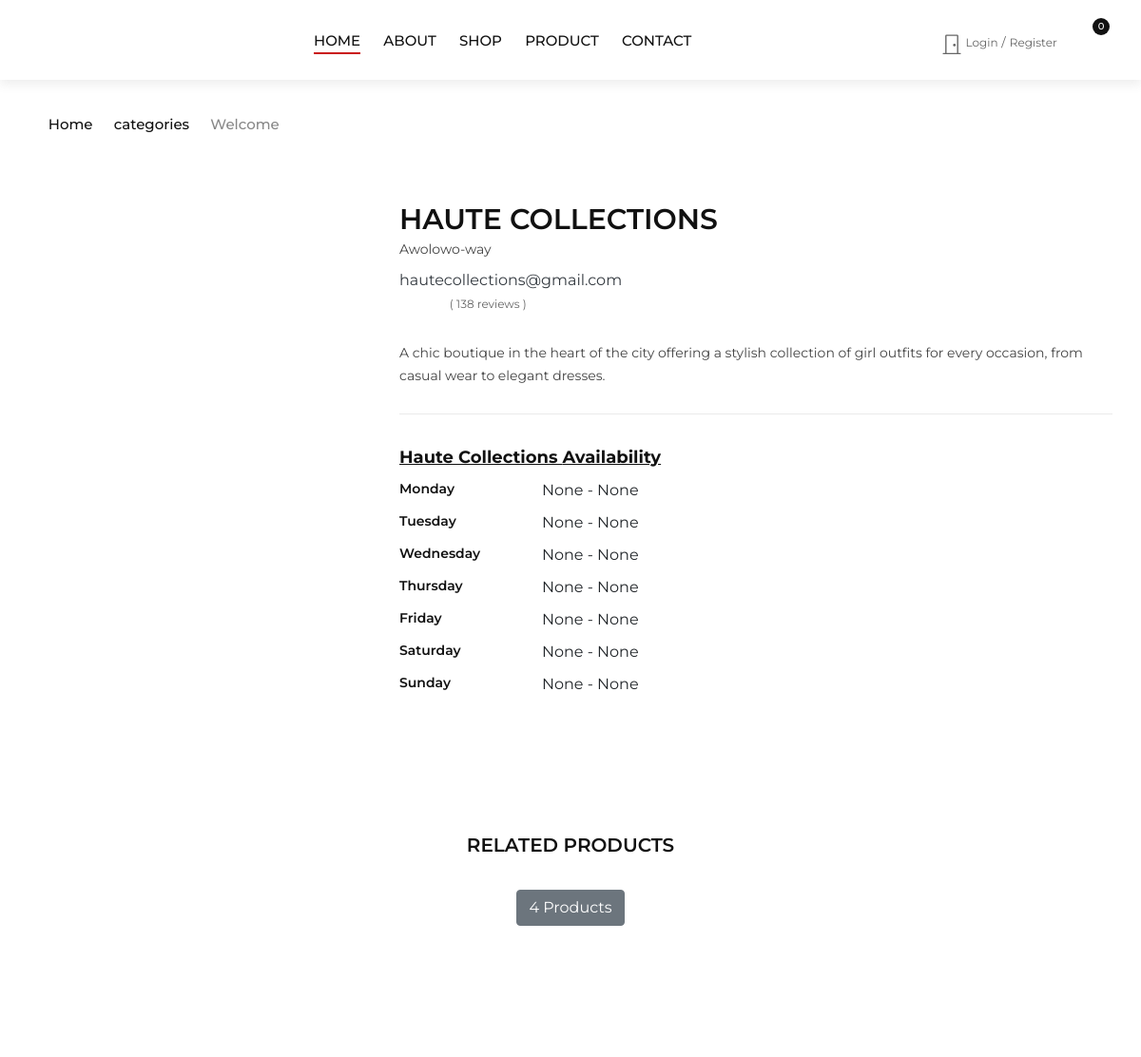
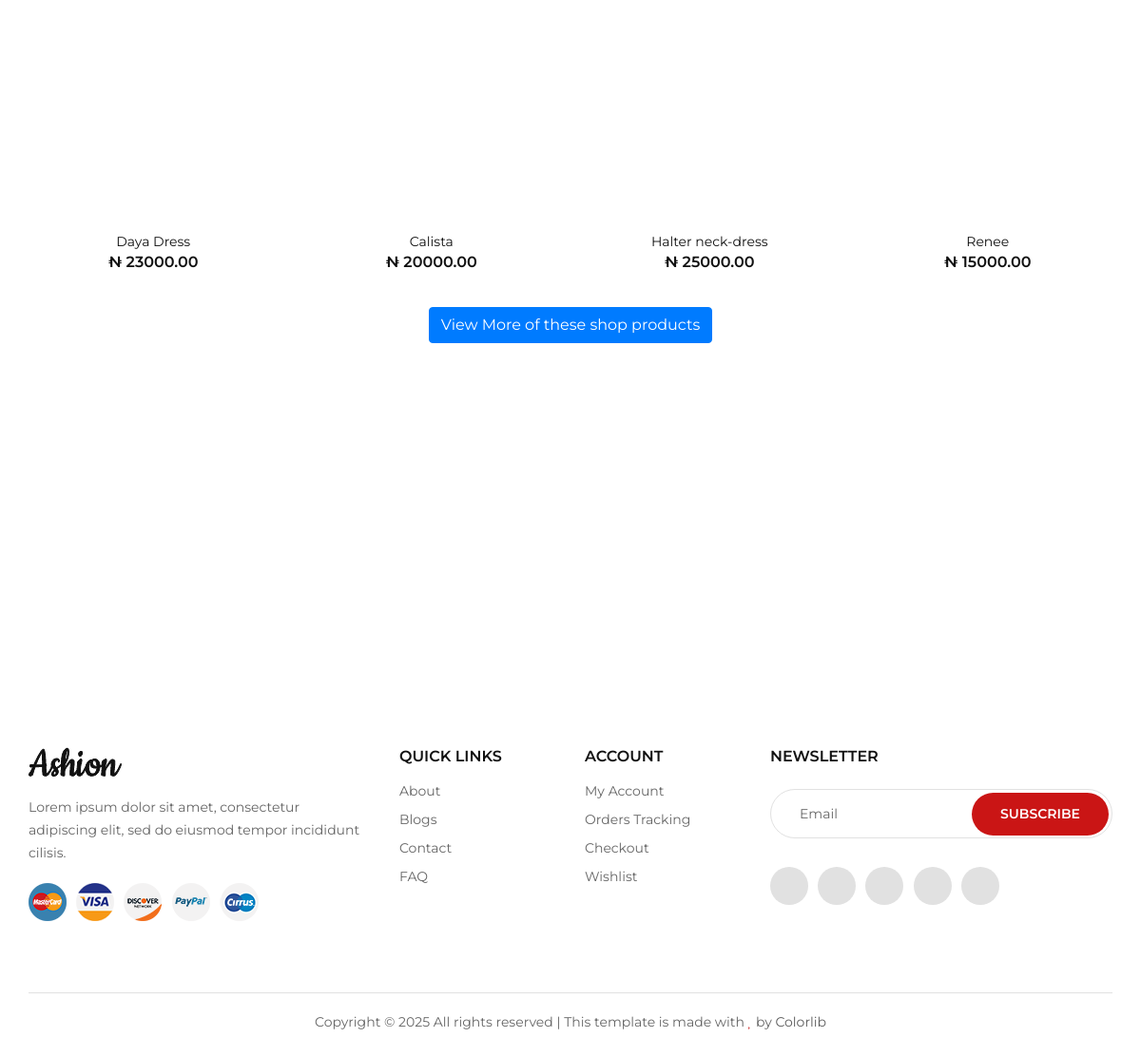
The app's page /wallet/shop/haute/ with its own data (2 pictures, top to bottom).
### walletapp/models.py (models this page shows, shortened)
class Shop(models.Model):
    FEATURE = 'Feature'
    NO_FEATURE = 'No Feature'
    CHOOSE = ''
    APPEAR_HOME_FIELD=[
        (FEATURE, 'Appear on home'),
        (NO_FEATURE, "Don't show on home"),
        (CHOOSE, 'Please Choose')
    ]
    shop_name = models.CharField(max_length=100, verbose_name='Shop Name')
    slug = models.SlugField(unique=True)
    user = models.ForeignKey(settings.AUTH_USER_MODEL, on_delete=models.CASCADE)
    address = models.CharField(max_length=500, verbose_name='Address')
    email = models.EmailField(null=True, blank=True, verbose_name='Shop Email')
    shop_image = models.ImageField(upload_to='shop-images', null=True, blank=True)
    instagram = models.URLField(null=True, blank=True, verbose_name='Shop Instagram', help_text="The Instagram must be of the shop, not personal")
    phone_number = models.CharField(max_length=20, null=True, blank=True)
    shop_bio= HTMLField()
    category = models.ForeignKey('Categories', on_delete=models.CASCADE)
    appear_home = models.CharField(max_length=50, choices=APPEAR_HOME_FIELD, default=CHOOSE)
    featured_shop = models.BooleanField()
    popular_shop = models.BooleanField(null=True)
    monday_start_time = models.TimeField(null=True, blank=True)
    monday_end_time = models.TimeField(null=True, blank=True)
    tuesday_start_time = models.TimeField(null=True, blank=True)
    tuesday_end_time = models.TimeField(null=True, blank=True)
    wednesday_start_time = models.TimeField(null=True, blank=True)
    wednesday_end_time = models.TimeField(null=True, blank=True)
    thursday_start_time = models.TimeField(null=True, blank=True)
    thursday_end_time = models.TimeField(null=True, blank=True)
    friday_start_time = models.TimeField(null=True, blank=True)
    friday_end_time = models.TimeField(null=True, blank=True)
    saturday_start_time = models.TimeField(null=True, blank=True)
    saturday_end_time = models.TimeField(null=True, blank=True)
    sunday_start_time = models.TimeField(null=True, blank=True)
    sunday_end_time = models.TimeField(null=True, blank=True)
    created_at = models.DateTimeField(auto_now_add=True)
    uploaded_at = models.DateTimeField(auto_now=True)
    class Meta():
        verbose_name_plural = 'Shops'

class Products(models.Model):
    user = models.ForeignKey(settings.AUTH_USER_MODEL, on_delete=models.CASCADE)
    shop_name = models.ForeignKey(Shop, verbose_name='Shop Name', on_delete=models.CASCADE, related_name='products')
    category = models.ForeignKey(Categories, on_delete=models.CASCADE, null=True, blank=True)
    product_image1 = models.ImageField(upload_to='products/', null=True, blank=True)
    product_name = models.CharField(max_length=100)
    slug = models.SlugField(max_length=300)
    price = models.DecimalField(verbose_name='Price', max_digits=10, decimal_places=2)
    no_of_stock = models.PositiveIntegerField(verbose_name='Number of stocks')
    in_stock = models.BooleanField(default=True)
    content = HTMLField()
    best_seller_product = models.BooleanField(null=True, blank=True)
    hot_trend= models.BooleanField(null=True)
    created_at = models.DateTimeField(auto_now_add=True, null=True)
    uploaded_at = models.DateTimeField(auto_now=True)
    users_wishlist = models.ManyToManyField(settings.AUTH_USER_MODEL, related_name="user_wishlist", blank=True)
    objects = models.Manager()
    products = models.Manager()
    class Meta:
        verbose_name_plural='Products'
        ordering = ('-created_at',)
    def get_absolute_url(self):
        return reverse('walletapp:product_detail', args=[self.slug])

### walletapp/views.py (the view)
# urls.py: path('shop/<slug:slug>/',views.shop_detail, name='single_shop'),
def shop_detail(request, slug,):
    shop = get_object_or_404(Shop, slug=slug)
    products = Products.objects.filter(shop_name=shop)
    product_count = Products.objects.filter(shop_name=shop).count()
    return render(request, 'shop-detail.html', {'shop_det':shop, 'product': products, 'counts': product_count  })

### basket/basket.py (called while the page is built)
    def __len__(self):
        return sum(item['qty'] for item in self.basket.values())

### basket/context_processor.py (called while the page is built)
def basket(request):
    return { 'basket' : Basket(request) }

### templates/shop-detail.html (shortened to what this page needs)
{% extends 'base.html' %}
{% load static %}
{% block content %}
<div class="breadcrumb-option">
    <div class="container">
        <div class="row">
            <div class="col-lg-12">
                <div class="breadcrumb__links">
                    <a href="{% url 'myhome' %}"><i class="fa fa-home"></i> Home</a>
                    <a href="#">categories </a>
                    <span>Welcome</span>
                </div>
            </div>
        </div>
    </div>
</div>
<section class="product-details spad">
    <div class="container">
        <div class="row">
            {% if shop_det %}
            <div class="col-lg-4">
            </div>
            <div class="col-lg-8">
                <div class="product__details__text">
                    <h3>{{ shop_det.shop_name }} <span>{{ shop_det.address }}</span></h3>
                    <span
                  ><a href="mailto:{{shop_det.email}}" class="text-dark"
                    >{{shop_det.email}}</a
                  ></span>
                    <div class="rating">
                        <i class="fa fa-star"></i>
                        <i class="fa fa-star"></i>
                        <i class="fa fa-star"></i>
                        <i class="fa fa-star"></i>
                        <i class="fa fa-star"></i>
                        <span>( 138 reviews )</span>
                    </div>
                    <p>
                        {{shop_det.shop_bio|safe}}
                    </p>
                    <div class="product__details__widget">
                        <h5 class="card-title service-title">
                          <b> <u> {{shop_det.shop_name}} Availability</u></b>
                          </h5>
                        <ul>
                            <li>
                              <span>Monday</span>{{shop_det.monday_start_time}} -
                              {{shop_det.monday_end_time}}
                            </li>
                            <li>
                              <span>Tuesday</span>{{shop_det.tuesday_start_time}} -
                              {{shop_det.tuesday_end_time}}
                            </li>
                            <li>
                              <span>Wednesday</span>{{shop_det.wednesday_start_time}} -
                              {{shop_det.wednesday_end_time}}
                            </li>
                            <li>
                              <span>Thursday</span>{{shop_det.thursday_start_time}} -
                              {{shop_det.thursday_end_time}}
                            </li>
                            <li>
                              <span>Friday</span>{{shop_det.friday_start_time}} -
                              {{shop_det.friday_end_time}}
                            </li>
                            <li>
                              <span>Saturday</span>{{shop_det.saturday_start_time}} -
                              {{shop_det.saturday_end_time}}
                            </li>
                            <li>
                              <span>Sunday</span>{{shop_det.sunday_start_time}} -
                              {{shop_det.sunday_end_time}}
                            </li>
                          </ul>
                    </div>
                </div>
                {% endif %}
            </div>
            <div class="col-lg-12">
                <div class="product__details__tab">
                </div>
            </div>
        </div>
        <div class="row">
            <div class="col-lg-12 text-center">
                <div class="related__title">
                    <h5>RELATED PRODUCTS</h5>
                    {% if counts != 0 %}
                    <a class="btn btn-secondary" href=""
                      >{{ counts }} Product{{ counts|pluralize:'s' }}</a
                    >
                    {% endif %}
                </div>
            </div>
            {% if product %}
            {% for products in product %}
            <div class="col-lg-3 col-md-4 col-sm-6">
                <div class="product__item">
                    <div class="product__item__pic set-bg" data-setbg="{{products.product_image1.url}}">
                        <ul class="product__hover">
                        </ul>
                    </div>
                    <div class="product__item__text">
                        <h6><a href="{{ products.get_absolute_url }}">{{products.product_name}}</a></h6>
                        <div class="product__price">&#8358; {{products.price}}</div>
                    </div>
                </div>
            </div>
                {% endfor %}
                {% endif %}
            </div>
            <div class="text-center">
                <a href="{% url 'walletapp:shop_products' shop_det.slug %}" class="btn btn-primary">
                    View More of these shop products
                </a>
            </div>
    </div>
</section>
{% endblock %}

### static/css/style.css (style rules this page uses)
html, body { height: 100%; font-family: "Montserrat", sans-serif; -webkit-font-smoothing: antialiased; }
h1, h2, h3, h4, h5, h6 { margin: 0; color: #111111; font-weight: 400; font-family: "Montserrat", sans-serif; }
h3 { font-size: 30px; }
h5 { font-size: 18px; }
h6 { font-size: 16px; }
p { font-size: 14px; font-family: "Montserrat", sans-serif; color: #666666; font-weight: 400; line-height: 24px; margin: 0 0 15px 0; }
ul, ol { padding: 0; margin: 0; }
.set-bg { background-repeat: no-repeat; background-size: cover; background-position: top center; }
.spad { padding-top: 100px; padding-bottom: 100px; }
.breadcrumb-option { padding-top: 35px; }
.breadcrumb__links a { font-size: 15px; font-weight: 500; color: #111111; margin-right: 18px; display: inline-block; position: relative; }
.breadcrumb__links a:after { position: absolute; right: -14px; top: 0; content: ""; font-family: "FontAwesome"; }
.breadcrumb__links a i { margin-right: 5px; }
.breadcrumb__links span { font-size: 15px; font-weight: 500; color: #888888; display: inline-block; }
.product__item { margin-bottom: 35px; }
.product__item__pic { height: 360px; position: relative; overflow: hidden; }
.product__hover { position: absolute; left: 0; width: 100%; bottom: 30px; text-align: center; }
.product__item__text { text-align: center; padding-top: 22px; }
.product__item__text h6 a { font-size: 14px; color: #111111; }
.product__item__text .product__price { color: #111111; font-weight: 600; }
.product-details { padding-top: 70px; padding-bottom: 50px; }
.product__details__text h3 { color: #111111; font-weight: 600; text-transform: uppercase; margin-bottom: 12px; }
.product__details__text h3 span { display: block; font-size: 14px; color: #444444; text-transform: none; font-weight: 400; margin-top: 5px; }
.product__details__text .rating { margin-bottom: 16px; }
.product__details__text .rating i { font-size: 12px; color: #e3c01c; margin-right: -4px; }
.product__details__text .rating span { font-size: 12px; color: #666666; margin-left: 5px; }
.product__details__text p { color: #444444; margin-bottom: 28px; }
.product__details__widget { border-top: 1px solid #ebebeb; padding-top: 35px; }
.product__details__widget ul li { list-style: none; margin-bottom: 10px; }
.product__details__widget ul li:last-child { margin-bottom: 0; }
.product__details__widget ul li span { display: inline-block; font-size: 14px; font-weight: 600; color: #111111; width: 150px; float: left; }
.product__details__tab { padding-top: 80px; margin-bottom: 65px; }
.related__title h5 { font-size: 20px; color: #111111; font-weight: 600; text-transform: uppercase; margin-bottom: 35px; }
@media only screen and (min-width: 1200px) { .container { max-width: 1170px; } }

### records on screen
Shop: shop_name "HAUTE COLLECTIONS", address "Awolowo-way", email "hautecollections@gmail.com", shop_bio "A chic boutique in the heart of the city offering a stylish collection of girl outfits for every occasion, from casual wear to elegant dresses.", shop_name "Haute Collections", monday_start_time "None", monday_end_time "None", tuesday_start_time "None", tuesday_end_time "None", wednesday_start_time "None", wednesday_end_time "None", thursday_start_time "None", thursday_end_time "None", friday_start_time "None", friday_end_time "None", saturday_start_time "None", saturday_end_time "None", sunday_start_time "None", sunday_end_time "None"
Products: product_name "Daya Dress", price "23000.00"
Products: product_name "Calista", price "20000.00"
Products: product_name "Halter neck-dress", price "25000.00"
Products: product_name "Renee", price "15000.00"

### other values on screen
{{ counts }} "4"
